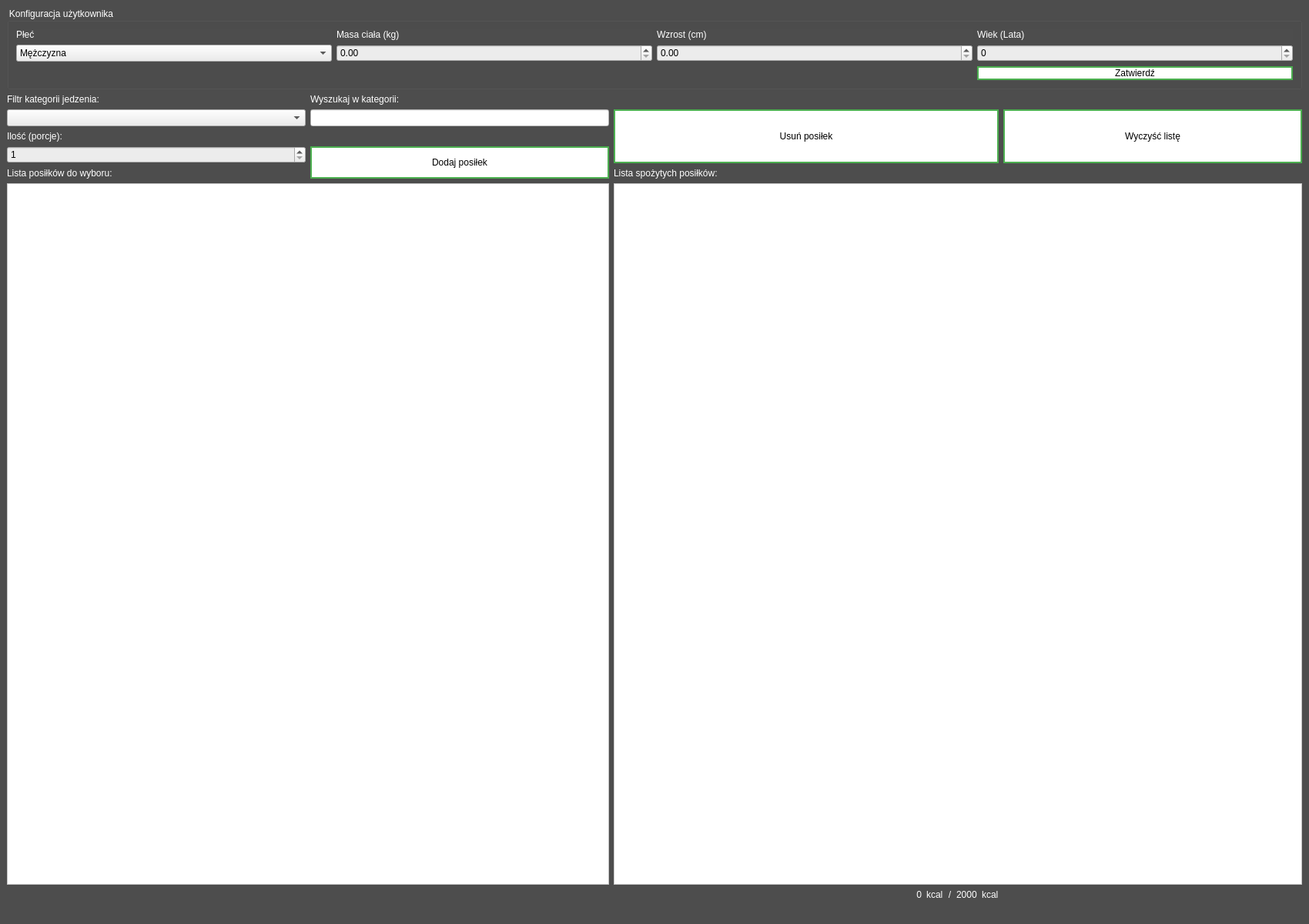
<?xml version="1.0" encoding="UTF-8"?>
<ui version="4.0">
 <class>MainWindows</class>
 <widget class="QMainWindow" name="MainWindows">
  <property name="geometry">
   <rect>
    <x>0</x>
    <y>0</y>
    <width>1700</width>
    <height>1200</height>
   </rect>
  </property>
  <property name="sizePolicy">
   <sizepolicy hsizetype="MinimumExpanding" vsizetype="Preferred">
    <horstretch>0</horstretch>
    <verstretch>0</verstretch>
   </sizepolicy>
  </property>
  <property name="windowTitle">
   <string>Kalkulator kalorii</string>
  </property>
  <property name="autoFillBackground">
   <bool>false</bool>
  </property>
  <property name="styleSheet">
   <string notr="true">background-color: rgb(77, 77, 77);</string>
  </property>
  <widget class="QWidget" name="centralwidget">
   <layout class="QGridLayout" name="gridLayout">
    <item row="3" column="8" rowspan="3">
     <widget class="QPushButton" name="pushButton_2">
      <property name="sizePolicy">
       <sizepolicy hsizetype="Minimum" vsizetype="Expanding">
        <horstretch>0</horstretch>
        <verstretch>0</verstretch>
       </sizepolicy>
      </property>
      <property name="styleSheet">
       <string notr="true">QPushButton {
  font: 12pt &quot;Verdana&quot;;
  background-color: white; 
  color: black; 
  border: 2px solid #4CAF50;
  transition-duration: 0.4;
}

QPushButton:hover {
  background-color: #4CAF50;
  color: white;
}</string>
      </property>
      <property name="text">
       <string>Wyczyść listę</string>
      </property>
     </widget>
    </item>
    <item row="7" column="2" colspan="7">
     <widget class="QListWidget" name="eatenList">
      <property name="styleSheet">
       <string notr="true">background-color: rgb(255, 255, 255);</string>
      </property>
     </widget>
    </item>
    <item row="8" column="7">
     <widget class="QLabel" name="label_13">
      <property name="sizePolicy">
       <sizepolicy hsizetype="Fixed" vsizetype="Preferred">
        <horstretch>0</horstretch>
        <verstretch>0</verstretch>
       </sizepolicy>
      </property>
      <property name="styleSheet">
       <string notr="true">font: 75 15pt &quot;MS Shell Dlg 2&quot;;
color: rgb(255, 255, 255);</string>
      </property>
      <property name="text">
       <string>kcal</string>
      </property>
     </widget>
    </item>
    <item row="8" column="3">
     <widget class="QLabel" name="label_10">
      <property name="sizePolicy">
       <sizepolicy hsizetype="Fixed" vsizetype="Preferred">
        <horstretch>0</horstretch>
        <verstretch>0</verstretch>
       </sizepolicy>
      </property>
      <property name="styleSheet">
       <string notr="true">font: 75 15pt &quot;MS Shell Dlg 2&quot;;
color: rgb(255, 255, 255);</string>
      </property>
      <property name="text">
       <string>0</string>
      </property>
      <property name="alignment">
       <set>Qt::AlignRight|Qt::AlignTrailing|Qt::AlignVCenter</set>
      </property>
     </widget>
    </item>
    <item row="2" column="0">
     <widget class="QLabel" name="label_5">
      <property name="styleSheet">
       <string notr="true">font: 75 9pt &quot;MS Shell Dlg 2&quot;;
color: rgb(255, 255, 255);</string>
      </property>
      <property name="text">
       <string>Filtr kategorii jedzenia:</string>
      </property>
     </widget>
    </item>
    <item row="3" column="2" rowspan="3" colspan="6">
     <widget class="QPushButton" name="removeMeal">
      <property name="sizePolicy">
       <sizepolicy hsizetype="Minimum" vsizetype="Expanding">
        <horstretch>0</horstretch>
        <verstretch>0</verstretch>
       </sizepolicy>
      </property>
      <property name="autoFillBackground">
       <bool>false</bool>
      </property>
      <property name="styleSheet">
       <string notr="true">QPushButton {
  font: 12pt &quot;Verdana&quot;;
  background-color: white; 
  color: black; 
  border: 2px solid #4CAF50;
  transition-duration: 0.4;
}

QPushButton:hover {
  background-color: #4CAF50;
  color: white;
}</string>
      </property>
      <property name="text">
       <string>Usuń posiłek</string>
      </property>
     </widget>
    </item>
    <item row="6" column="0">
     <widget class="QLabel" name="label_6">
      <property name="styleSheet">
       <string notr="true">font: 75 9pt &quot;MS Shell Dlg 2&quot;;
color: rgb(255, 255, 255);</string>
      </property>
      <property name="text">
       <string>Lista posiłków do wyboru:</string>
      </property>
     </widget>
    </item>
    <item row="8" column="6">
     <widget class="QLabel" name="label_11">
      <property name="sizePolicy">
       <sizepolicy hsizetype="Fixed" vsizetype="Preferred">
        <horstretch>0</horstretch>
        <verstretch>0</verstretch>
       </sizepolicy>
      </property>
      <property name="styleSheet">
       <string notr="true">font: 75 15pt &quot;MS Shell Dlg 2&quot;;
color: rgb(255, 255, 255);</string>
      </property>
      <property name="text">
       <string>2000</string>
      </property>
     </widget>
    </item>
    <item row="2" column="1">
     <widget class="QLabel" name="label_14">
      <property name="styleSheet">
       <string notr="true">font: 75 9pt &quot;MS Shell Dlg 2&quot;;
color: rgb(255, 255, 255);</string>
      </property>
      <property name="text">
       <string>Wyszukaj w kategorii:</string>
      </property>
     </widget>
    </item>
    <item row="8" column="4">
     <widget class="QLabel" name="label_12">
      <property name="sizePolicy">
       <sizepolicy hsizetype="Fixed" vsizetype="Preferred">
        <horstretch>0</horstretch>
        <verstretch>0</verstretch>
       </sizepolicy>
      </property>
      <property name="styleSheet">
       <string notr="true">font: 75 15pt &quot;MS Shell Dlg 2&quot;;
color: rgb(255, 255, 255);</string>
      </property>
      <property name="text">
       <string>kcal</string>
      </property>
     </widget>
    </item>
    <item row="0" column="0" colspan="9">
     <widget class="QGroupBox" name="groupBox">
      <property name="sizePolicy">
       <sizepolicy hsizetype="Preferred" vsizetype="Preferred">
        <horstretch>0</horstretch>
        <verstretch>0</verstretch>
       </sizepolicy>
      </property>
      <property name="styleSheet">
       <string notr="true">font: 75 9pt &quot;MS Shell Dlg 2&quot;;
color: rgb(255, 255, 255);</string>
      </property>
      <property name="title">
       <string>Konfiguracja użytkownika</string>
      </property>
      <layout class="QGridLayout" name="gridLayout_2">
       <item row="2" column="3">
        <widget class="QSpinBox" name="age">
         <property name="sizePolicy">
          <sizepolicy hsizetype="Expanding" vsizetype="Fixed">
           <horstretch>0</horstretch>
           <verstretch>0</verstretch>
          </sizepolicy>
         </property>
         <property name="styleSheet">
          <string notr="true">background-color: rgb(236, 236, 236);
color: rgb(0, 0, 0);</string>
         </property>
         <property name="maximum">
          <number>100</number>
         </property>
        </widget>
       </item>
       <item row="2" column="1">
        <widget class="QDoubleSpinBox" name="weight">
         <property name="sizePolicy">
          <sizepolicy hsizetype="Expanding" vsizetype="Fixed">
           <horstretch>0</horstretch>
           <verstretch>0</verstretch>
          </sizepolicy>
         </property>
         <property name="styleSheet">
          <string notr="true">background-color: rgb(236, 236, 236);
color: rgb(0, 0, 0);</string>
         </property>
         <property name="maximum">
          <double>200.000000000000000</double>
         </property>
        </widget>
       </item>
       <item row="0" column="3">
        <widget class="QLabel" name="label_4">
         <property name="text">
          <string>Wiek (Lata)</string>
         </property>
        </widget>
       </item>
       <item row="0" column="2">
        <widget class="QLabel" name="label_3">
         <property name="text">
          <string>Wzrost (cm)</string>
         </property>
        </widget>
       </item>
       <item row="0" column="1">
        <widget class="QLabel" name="label_2">
         <property name="text">
          <string>Masa ciała (kg)</string>
         </property>
        </widget>
       </item>
       <item row="2" column="2">
        <widget class="QDoubleSpinBox" name="height">
         <property name="sizePolicy">
          <sizepolicy hsizetype="Expanding" vsizetype="Fixed">
           <horstretch>0</horstretch>
           <verstretch>0</verstretch>
          </sizepolicy>
         </property>
         <property name="styleSheet">
          <string notr="true">background-color: rgb(236, 236, 236);
color: rgb(0, 0, 0);</string>
         </property>
         <property name="maximum">
          <double>250.000000000000000</double>
         </property>
        </widget>
       </item>
       <item row="0" column="0">
        <widget class="QLabel" name="label">
         <property name="styleSheet">
          <string>font: 75 9pt &quot;MS Shell Dlg 2&quot;;
color: rgb(255, 255, 255);</string>
         </property>
         <property name="text">
          <string>Płeć</string>
         </property>
        </widget>
       </item>
       <item row="2" column="0">
        <widget class="QComboBox" name="sex">
         <property name="sizePolicy">
          <sizepolicy hsizetype="Expanding" vsizetype="Preferred">
           <horstretch>0</horstretch>
           <verstretch>0</verstretch>
          </sizepolicy>
         </property>
         <property name="styleSheet">
          <string notr="true">background-color: rgb(236, 236, 236);
color: rgb(0, 0, 0);</string>
         </property>
         <property name="editable">
          <bool>false</bool>
         </property>
         <item>
          <property name="text">
           <string>Mężczyzna</string>
          </property>
         </item>
         <item>
          <property name="text">
           <string>Kobieta</string>
          </property>
         </item>
        </widget>
       </item>
       <item row="3" column="3">
        <widget class="QPushButton" name="pushButton">
         <property name="styleSheet">
          <string notr="true">QPushButton {
  font: 10pt &quot;Verdana&quot;;
  background-color: white; 
  color: black; 
  border: 2px solid #4CAF50;
  transition-duration: 0.4;
}

QPushButton:hover {
  background-color: #4CAF50;
  color: white;
}</string>
         </property>
         <property name="text">
          <string>Zatwierdź</string>
         </property>
        </widget>
       </item>
      </layout>
     </widget>
    </item>
    <item row="3" column="1">
     <widget class="QLineEdit" name="lineEdit">
      <property name="sizePolicy">
       <sizepolicy hsizetype="Preferred" vsizetype="Fixed">
        <horstretch>0</horstretch>
        <verstretch>0</verstretch>
       </sizepolicy>
      </property>
      <property name="styleSheet">
       <string notr="true">background-color: rgb(255, 255, 255);</string>
      </property>
     </widget>
    </item>
    <item row="3" column="0">
     <widget class="QComboBox" name="foodCategory">
      <property name="styleSheet">
       <string notr="true">background-color: rgb(236, 236, 236);</string>
      </property>
      <item>
       <property name="text">
        <string/>
       </property>
      </item>
      <item>
       <property name="text">
        <string>Alkohol</string>
       </property>
      </item>
      <item>
       <property name="text">
        <string>Fastfood</string>
       </property>
      </item>
      <item>
       <property name="text">
        <string>Mięso i wędliny</string>
       </property>
      </item>
      <item>
       <property name="text">
        <string>Napoje</string>
       </property>
      </item>
      <item>
       <property name="text">
        <string>Nabiał</string>
       </property>
      </item>
      <item>
       <property name="text">
        <string>Owoce</string>
       </property>
      </item>
      <item>
       <property name="text">
        <string>Pieczywo, kasze, makarony, zboża</string>
       </property>
      </item>
      <item>
       <property name="text">
        <string>Produkty gotowe</string>
       </property>
      </item>
      <item>
       <property name="text">
        <string>Ryby i owoce morza</string>
       </property>
      </item>
      <item>
       <property name="text">
        <string>Słodycze</string>
       </property>
      </item>
      <item>
       <property name="text">
        <string>Zupy</string>
       </property>
      </item>
     </widget>
    </item>
    <item row="4" column="0">
     <widget class="QLabel" name="label_8">
      <property name="styleSheet">
       <string notr="true">font: 75 9pt &quot;MS Shell Dlg 2&quot;;
color: rgb(255, 255, 255);</string>
      </property>
      <property name="text">
       <string>Ilość (porcje):</string>
      </property>
     </widget>
    </item>
    <item row="5" column="1" rowspan="2">
     <widget class="QPushButton" name="addMeal">
      <property name="sizePolicy">
       <sizepolicy hsizetype="Minimum" vsizetype="Expanding">
        <horstretch>0</horstretch>
        <verstretch>0</verstretch>
       </sizepolicy>
      </property>
      <property name="styleSheet">
       <string notr="true">QPushButton {
  font: 10pt &quot;Verdana&quot;;
  background-color: white; 
  color: black; 
  border: 2px solid #4CAF50;
  transition-duration: 0.4;
}

QPushButton:hover {
  background-color: #4CAF50;
  color: white;
}</string>
      </property>
      <property name="text">
       <string>Dodaj posiłek</string>
      </property>
     </widget>
    </item>
    <item row="6" column="2" colspan="4">
     <widget class="QLabel" name="label_7">
      <property name="styleSheet">
       <string notr="true">font: 75 9pt &quot;MS Shell Dlg 2&quot;;
color: rgb(255, 255, 255);</string>
      </property>
      <property name="text">
       <string>Lista spożytych posiłków:</string>
      </property>
     </widget>
    </item>
    <item row="7" column="0" colspan="2">
     <widget class="QListWidget" name="foodList">
      <property name="styleSheet">
       <string notr="true">background-color: rgb(255, 255, 255);</string>
      </property>
     </widget>
    </item>
    <item row="8" column="5">
     <widget class="QLabel" name="label_9">
      <property name="sizePolicy">
       <sizepolicy hsizetype="Fixed" vsizetype="Preferred">
        <horstretch>0</horstretch>
        <verstretch>0</verstretch>
       </sizepolicy>
      </property>
      <property name="styleSheet">
       <string notr="true">font: 75 15pt &quot;MS Shell Dlg 2&quot;;
color: rgb(255, 255, 255);</string>
      </property>
      <property name="text">
       <string>/</string>
      </property>
      <property name="alignment">
       <set>Qt::AlignCenter</set>
      </property>
     </widget>
    </item>
    <item row="5" column="0">
     <widget class="QSpinBox" name="amount">
      <property name="styleSheet">
       <string notr="true">background-color: rgb(236, 236, 236);</string>
      </property>
      <property name="minimum">
       <number>1</number>
      </property>
     </widget>
    </item>
   </layout>
  </widget>
  <widget class="QMenuBar" name="menubar">
   <property name="geometry">
    <rect>
     <x>0</x>
     <y>0</y>
     <width>1700</width>
     <height>21</height>
    </rect>
   </property>
  </widget>
  <widget class="QStatusBar" name="statusbar"/>
 </widget>
 <resources/>
 <connections/>
</ui>
